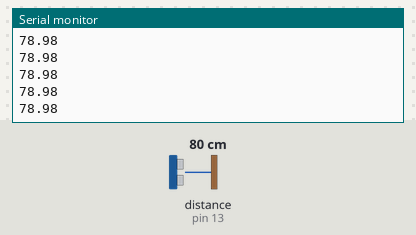
Simulated run of this sketch. Board: Arduino Uno, built with avr-gcc and run on an emulated ATmega328P. Parts: the last lines printed to the serial monitor. Wiring (inferred from the names in the program): ultrasonic range finder: trigger pin 12; echo pin 13. The inputs (shaded band) are chosen by the test bench; at power-on: distance to the obstacle (sensor on pin 13) 80 cm. The echo pulse lasts 58.3 µs per cm.

Above: at 1.2 s.
1.3 s: distance to the obstacle (sensor on pin 13) set to 2 cm
At 1.38 s:
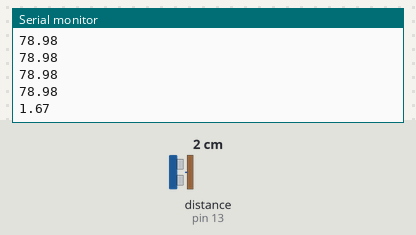
2.8 s: distance to the obstacle (sensor on pin 13) set to 4 cm
At 2.89 s:
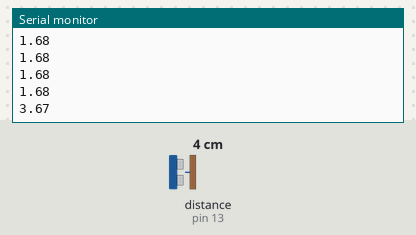
Timing chart, 0 to 5.8 s (numbered marks = the images above; inputs shaded):
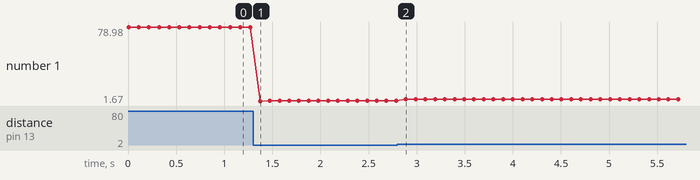

The sketch:

arduino_ecoscan.ino
```cpp
const int trigPin = 12;
const int echoPin = 13;


float duration; // tempo tra invio e ritorno del segnale
float distance; // distanza dell'oggetto

void setup()
{
  Serial.begin(9600);
  pinMode(trigPin, OUTPUT);
  pinMode(echoPin, INPUT);
}

void loop()
{
    digitalWrite(trigPin, LOW); // stringa di inizializzazione
    delayMicroseconds(2);
    digitalWrite(trigPin, HIGH);	// impulso
    delayMicroseconds(10);
    digitalWrite(trigPin, LOW); // fine impulso
    duration = pulseIn(echoPin, HIGH); // Misura per quanto tempo echoPin rimane HIGH, quindi durata del ritorno
    distance = (duration * 0.034) / 2;
    Serial.println(distance);
    delay(100);
}
```

Measured:
- after the input at 1.3 s, the serial monitor: prints a new line after 0.07 s (image 1)
- after the input at 2.8 s, the serial monitor: prints a new line after 0.09 s (image 2)
- plotted number 1: 78.98 → 1.68 after the input at 1.3 s, 1.68 → 3.67 after the input at 2.8 s
